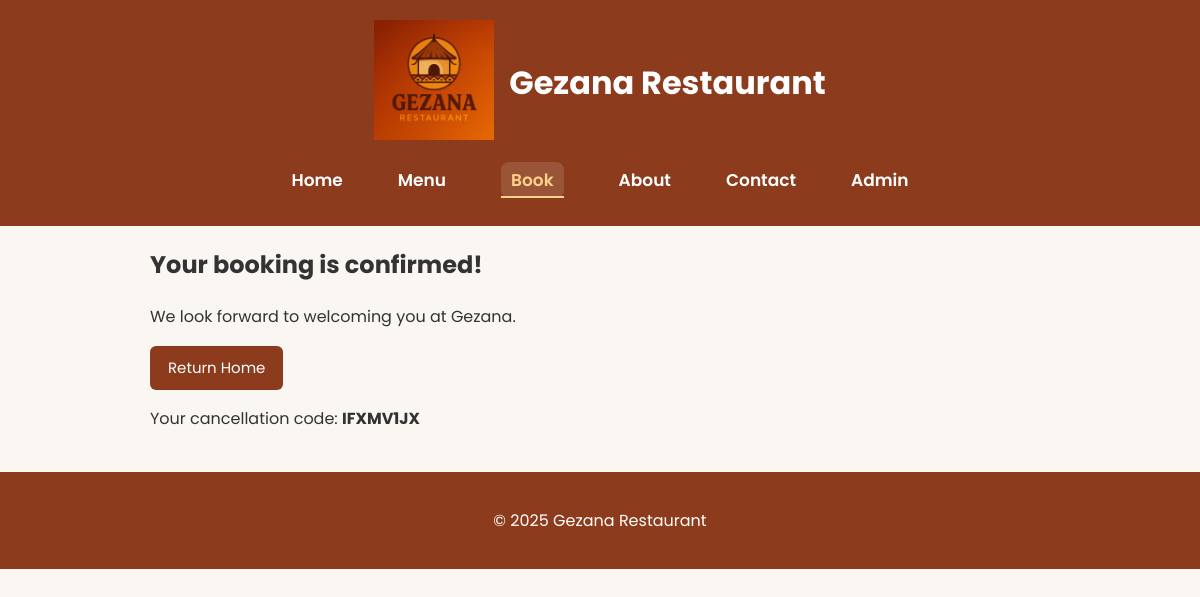
/booking-success/, run on an earlier commit of the app's database.
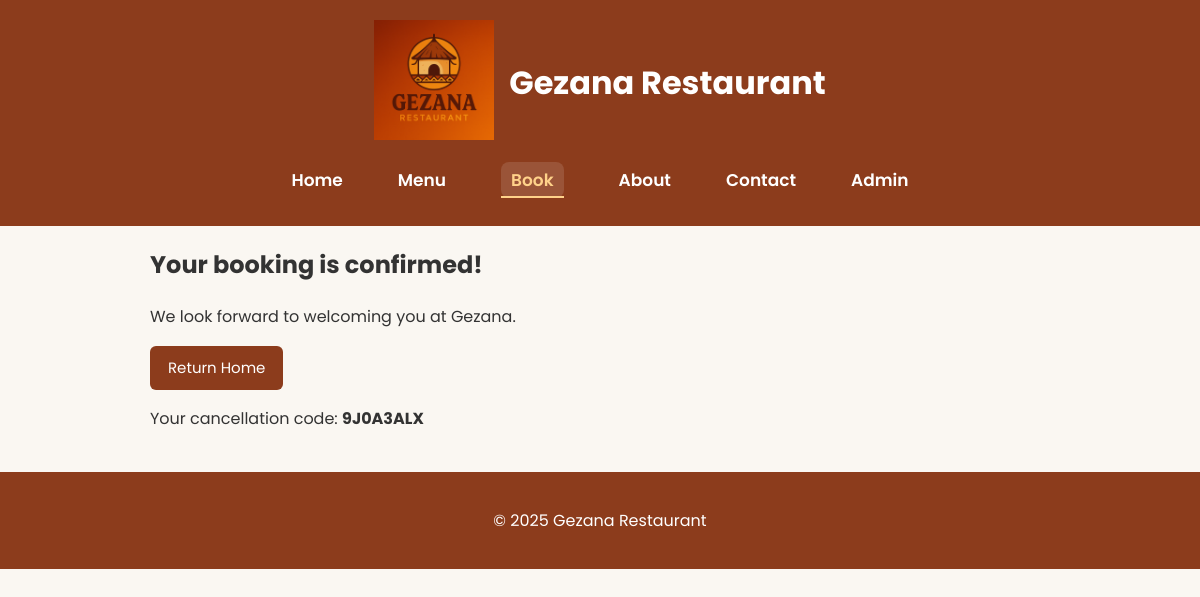
And on a later commit of the database.
### gezana_app/models.py (models this page shows, shortened)
class Booking(models.Model):
    name = models.CharField(max_length=100)
    email = models.EmailField()
    phone = models.CharField(max_length=20, blank=True)
    guests = models.PositiveIntegerField()
    date = models.DateField()
    time = models.TimeField()
    table = models.ForeignKey(Table, on_delete=models.SET_NULL, null=True, blank=True)
    reference = models.CharField(max_length=8, unique=True, blank=True)

### gezana_app/views.py (the view)
# urls.py: path("booking-success/", views.booking_success, name="booking_success"),
def booking_success(request):
    last_booking = Booking.objects.last()
    return render(request, "gezana_app/booking_success.html", {"booking": last_booking})

### gezana_app/templates/gezana_app/booking_success.html (shortened to what this page needs)
{% extends "gezana_app/base.html" %}
{% block content %}
<h2>Your booking is confirmed!</h2>
<p>We look forward to welcoming you at Gezana.</p>
<a href="{% url 'gezana_app:home' %}" class="button">Return Home</a>
<p>Your cancellation code: <strong>{{ booking.reference }}</strong></p>
{% endblock %}

### gezana_app/templates/gezana_app/base.html (shortened to what this page needs)
<!DOCTYPE html>
<html lang="en">
  <head>
    {% load static %}
    <link rel="stylesheet" href="https://cdnjs.cloudflare.com/ajax/libs/font-awesome/6.5.0/css/all.min.css">
    <link rel="stylesheet" href="{% static 'css/style.css' %}" />
  </head>
  <body>
    <header>
    <div class="header-container">
        <img src="{% static 'images/gezana_logo.png' %}" alt="Gezana Logo" class="logo">
        <h1>Gezana Restaurant</h1>
    </div>
    <nav class="navbar">
    {% with current=request.resolver_match.url_name %}
    <ul>
        <li><a href="{% url 'gezana_app:home' %}" class="{% if current == 'home' %}active{% endif %}">Home</a></li>
        <li><a href="{% url 'gezana_app:menu_list' %}" class="{% if current in 'menu_list menu_detail' %}active{% endif %}">Menu</a></li>
        <li><a href="{% url 'gezana_app:make_booking' %}" class="{% if current in 'make_booking booking_success' %}active{% endif %}">Book</a></li>
        <li><a href="{% url 'gezana_app:about' %}" class="{% if current == 'about' %}active{% endif %}">About</a></li>
        <li><a href="{% url 'gezana_app:contact' %}" class="{% if current == 'contact' %}active{% endif %}">Contact</a></li>
        <li><a href="{% url 'admin:index' %}" target="_blank" rel="noopener noreferrer">Admin</a></li>
    </ul>
    {% endwith %}
</nav>
</header>
    <main>
      {% block content %}{% endblock %}
    </main>
    <footer>
      <p>&copy; {% now "Y" %} Gezana Restaurant</p>
    </footer>
  </body>
</html>

### gezana_app/static/css/style.css (style rules this page uses)
body { font-family: "Poppins", sans-serif; margin: 0; padding: 0; background: #faf7f2; color: #333; line-height: 1.6; }
main { max-width: 900px; margin: 20px auto; padding: 0 20px; }
header { background-color: #8c3c1c; color: #fff; padding: 20px 0; text-align: center; }
nav { margin-top: 10px; }
nav a { color: #fff; text-decoration: none; margin: 0 15px; font-weight: 600; }
.header-container { display: flex; flex-direction: row; align-items: center; gap: 15px; justify-content: center; }
.logo { width: 120px; height: auto; margin-bottom: 5px; }
button, input[type="submit"], a.button { background-color: #8c3c1c; color: #fff; border: none; padding: 10px 18px; border-radius: 6px; font-size: 15px; cursor: pointer; transition: 0.2s ease-in-out; text-decoration: none; display: inline-block; }
footer { text-align: center; padding: 20px; background-color: #8c3c1c; color: #fff; margin-top: 40px; }
.navbar { background-color: #8c3c1c; padding: 12px 0; margin-top: 10px; }
.navbar ul { display: flex; justify-content: center; gap: 25px; list-style: none; padding: 0; margin: 0; }
.navbar a { color: #fff; font-weight: 600; text-decoration: none; position: relative; padding-bottom: 4px; transition: 0.3s ease; font-size: 17px; }
.navbar a::after { content: ""; position: absolute; width: 0%; height: 2px; bottom: 0; left: 0; background-color: #ffd28a; transition: width 0.3s ease; }
.navbar a.active { color: #ffd28a; background-color: rgba(255, 255, 255, 0.12); border-radius: 8px; padding: 6px 10px; }
.navbar a.active::after { width: 100%; }

What changed in the data, as far as the page shows it:
no longer on this page (row unchanged): Booking: reference "IFXMV1JX"
added Booking: reference "9J0A3ALX"
